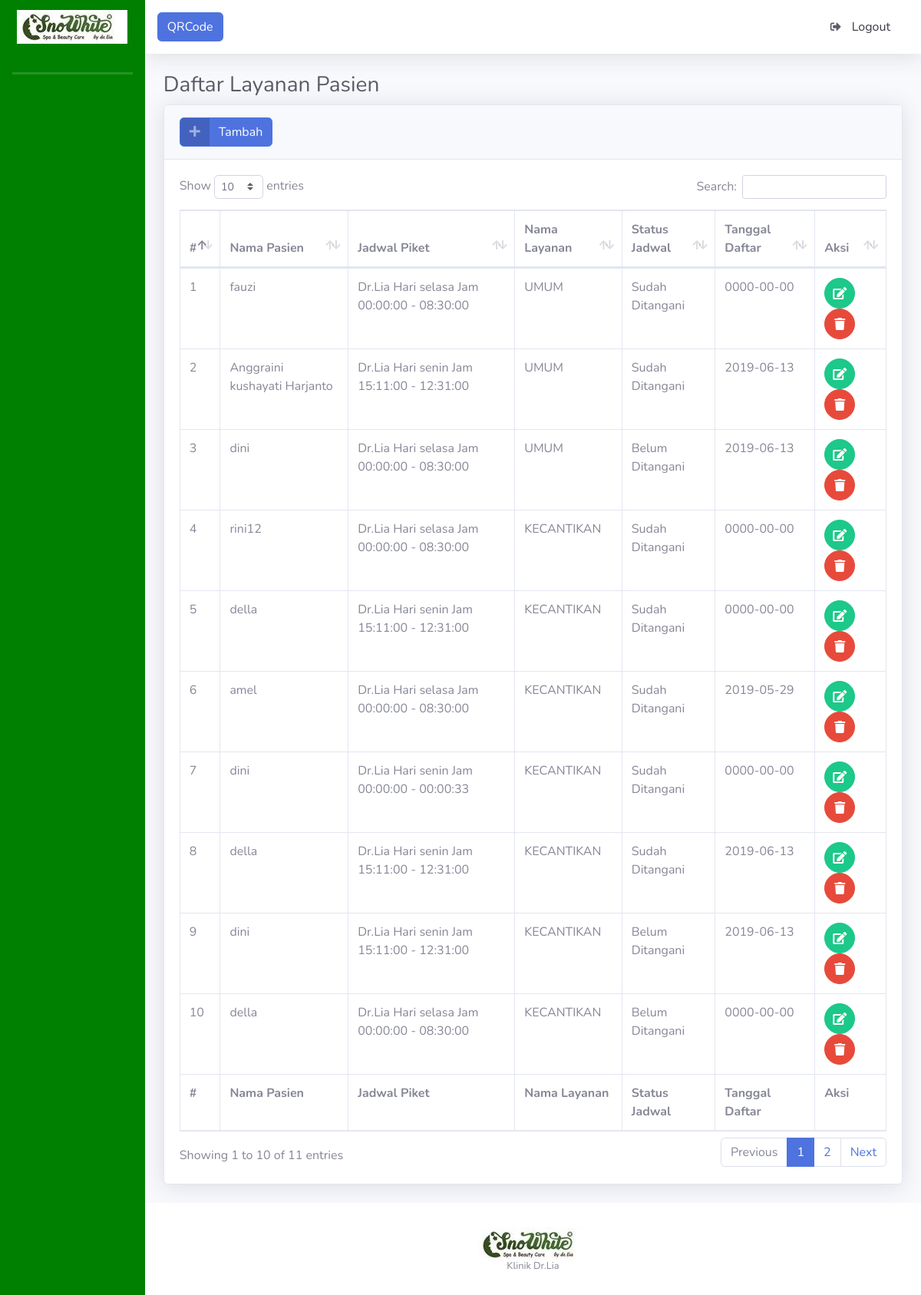
Page /index.php/jadwal on the committed database.
### tables this page shows
CREATE TABLE `tb_jadwal` (
  `id_jadwal` bigint(20) NOT NULL,
  `id_pasien` bigint(20) NOT NULL,
  `id_piket` bigint(20) NOT NULL,
  `id_layanan` bigint(20) NOT NULL,
  `status_jadwal` enum('Belum Ditangani','Sudah Ditangani') NOT NULL,
  `tanggal_daftar` date NOT NULL
);

CREATE TABLE `tb_pasien` (
  `id_pasien` bigint(20) NOT NULL,
  `nama_pasien` varchar(50) NOT NULL,
  `jenis_kelamin` enum('L','P') NOT NULL,
  `email_pasien` varchar(100) NOT NULL,
  `kontak_pasien` varchar(15) NOT NULL,
  `alamat_pasien` text NOT NULL,
  `tanggal_lahir` date NOT NULL,
  `golongan_darah` enum('A','B','O','AB') NOT NULL,
  `password_pasien` varchar(255) NOT NULL,
  `kode_verivikasi` varchar(6) NOT NULL,
  `qr_code` varchar(255) NOT NULL
);

CREATE TABLE `tb_dokter` (
  `id_dokter` bigint(20) NOT NULL,
  `nama_dokter` varchar(30) NOT NULL,
  `email_dokter` varchar(100) NOT NULL,
  `password_dokter` varchar(32) NOT NULL,
  `current_password` varchar(32) NOT NULL
);

CREATE TABLE `tb_piket` (
  `id_piket` bigint(20) NOT NULL,
  `id_dokter` bigint(20) NOT NULL,
  `hari` enum('senin','selasa','rabo','kamis','jumat') NOT NULL,
  `jam_mulai` time NOT NULL,
  `jam_selesai` time NOT NULL
);

CREATE TABLE `tb_layanan` (
  `id_layanan` bigint(20) NOT NULL,
  `nama_layanan` enum('UMUM','KECANTIKAN') NOT NULL
);

### application/controllers/Jadwal.php (called while the page is built, shortened)
<?php
class jadwal extends CI_Controller {
	public function index()
	{
		$this->db->join('tb_pasien', 'tb_pasien.id_pasien=tb_jadwal.id_pasien');
		$this->db->join('tb_piket', 'tb_piket.id_piket=tb_jadwal.id_piket');
		$this->db->join('tb_layanan', 'tb_layanan.id_layanan=tb_jadwal.id_layanan');
		$this->db->join('tb_dokter', 'tb_piket.id_dokter=tb_dokter.id_dokter');
		$data['p_semuajadwal'] = $this->db->get('tb_jadwal')->result();
		$this->load->view('jadwal/v_daftar',
			$data);
	}
}
?>

### index.php (called while the page is built, shortened)
<?php
require_once BASEPATH.'core/CodeIgniter.php';

### application/views/jadwal/v_daftar.php (the view, shortened to what this page needs)
<!DOCTYPE html>
<html lang="en">
<head>
  <link href="<?php echo base_url(); ?>tema/admin/vendor/fontawesome-free/css/all.min.css" rel="stylesheet" type="text/css">
   <link href="<?php echo base_url(); ?>tema/admin/css/sb-admin-2.min.css" rel="stylesheet">
  <link href="vendor/datatables/dataTables.bootstrap4.min.css" rel="stylesheet">
    <link href="<?php echo base_url(); ?>tema/admin/vendor/datatables/dataTables.bootstrap4.min.css" rel="stylesheet">
</head>
<body id="page-top">
  <div id="wrapper">
    <div id="content-wrapper" class="d-flex flex-column">
      <div id="content">
        <div class="container-fluid">
          <h1 class="h3 mb-2 text-gray-800 text-primary">Daftar Layanan Pasien</h1>
          <div class="card shadow mb-4">
            <div class="card-header py-3">
              <h6 class="m-0 font-weight-bold text-primary">
                <a href="<?php echo site_url('jadwal/tambah'); ?>" class="btn btn-primary btn-icon-split">
                    <span class="icon text-white-50">
                      <i class="fas fa-plus"></i>
                    </span>
                    <span class="text">Tambah</span>
                  </a>
              </h6>
            </div>
            <div class="card-body">
              <div class="table-responsive">
                <table class="table table-bordered" id="dataTable" width="100%" cellspacing="0">
                  <thead>
                    <tr>
                     <th>#</th>
                     <th>Nama Pasien</th>
                     <th>Jadwal Piket</th>
                     <th>Nama Layanan</th>
                     <th>Status Jadwal</th>
                     <th>Tanggal Daftar</th>
                     <th>Aksi</th>
                    </tr>
                  </thead>
                  <tfoot>
                    <tr>
                     <th>#</th>
                     <th>Nama Pasien</th>
                     <th>Jadwal Piket</th>
                     <th>Nama Layanan</th>
                    <th>Status Jadwal</th>
                     <th>Tanggal Daftar</th>
                      <th>Aksi</th>
                    </tr>
                  </tfoot>
                  <tbody>
                   <?php if(count($p_semuajadwal) > 0) { ?>
      <?php $no = 1; ?>
      <?php foreach ($p_semuajadwal as $data) { ?>
      <tr>
        <td><?php echo $no++; ?></td>
        <td><?php echo $data->nama_pasien; ?></td>
        <td><?php echo $data->nama_dokter; echo " Hari "; echo $data->hari; echo " Jam "; echo $data->jam_mulai; echo " - "; echo $data->jam_selesai; ?> </td>
        <td><?php echo $data->nama_layanan; ?></td>
        <td><?php echo $data->status_jadwal; ?></td>
        <td><?php echo $data->tanggal_daftar; ?></td>
        <td>
          <a href="<?php echo site_url('jadwal/edit/' . $data->id_jadwal); ?>" class="btn btn-success btn-circle">
                    <i class="fas fa-edit"></i>
                  </a>
           <a href="<?php echo site_url('jadwal/proses_hapus/' . $data->id_jadwal); ?>" class="btn btn-danger btn-circle">
                    <i class="fas fa-trash"></i>
                  </a>
        </td>
      </tr>
      <?php } ?>
      <?php } else { ?>
      <tr>
        <td colspan="4">Tidak ada jadwal</td>
      </tr>
      <?php } ?>
                  </tbody>
                </table>
              </div>
            </div>
          </div>
        </div>
      </div>

### rows in the picture
tb_jadwal: id_pasien.nama_pasien "fauzi", tb_dokter.nama_dokter "Dr.Lia", id_piket.hari "selasa", id_piket.jam_mulai "00:00:00", id_piket.jam_selesai "08:30:00", id_layanan.nama_layanan "UMUM", status_jadwal "Sudah Ditangani", tanggal_daftar "0000-00-00"
tb_jadwal: id_pasien.nama_pasien "Anggraini kushayati Harjanto", tb_dokter.nama_dokter "Dr.Lia", id_piket.hari "senin", id_piket.jam_mulai "15:11:00", id_piket.jam_selesai "12:31:00", id_layanan.nama_layanan "UMUM", status_jadwal "Sudah Ditangani", tanggal_daftar "2019-06-13"
tb_jadwal: id_pasien.nama_pasien "dini", tb_dokter.nama_dokter "Dr.Lia", id_piket.hari "selasa", id_piket.jam_mulai "00:00:00", id_piket.jam_selesai "08:30:00", id_layanan.nama_layanan "UMUM", status_jadwal "Belum Ditangani", tanggal_daftar "2019-06-13"
tb_jadwal: id_pasien.nama_pasien "rini12", tb_dokter.nama_dokter "Dr.Lia", id_piket.hari "selasa", id_piket.jam_mulai "00:00:00", id_piket.jam_selesai "08:30:00", id_layanan.nama_layanan "KECANTIKAN", status_jadwal "Sudah Ditangani", tanggal_daftar "0000-00-00"
tb_jadwal: id_pasien.nama_pasien "della", tb_dokter.nama_dokter "Dr.Lia", id_piket.hari "senin", id_piket.jam_mulai "15:11:00", id_piket.jam_selesai "12:31:00", id_layanan.nama_layanan "KECANTIKAN", status_jadwal "Sudah Ditangani", tanggal_daftar "0000-00-00"
tb_jadwal: id_pasien.nama_pasien "amel", tb_dokter.nama_dokter "Dr.Lia", id_piket.hari "selasa", id_piket.jam_mulai "00:00:00", id_piket.jam_selesai "08:30:00", id_layanan.nama_layanan "KECANTIKAN", status_jadwal "Sudah Ditangani", tanggal_daftar "2019-05-29"
tb_jadwal: id_pasien.nama_pasien "dini", tb_dokter.nama_dokter "Dr.Lia", id_piket.hari "senin", id_piket.jam_mulai "00:00:00", id_piket.jam_selesai "00:00:33", id_layanan.nama_layanan "KECANTIKAN", status_jadwal "Sudah Ditangani", tanggal_daftar "0000-00-00"
tb_jadwal: id_pasien.nama_pasien "della", tb_dokter.nama_dokter "Dr.Lia", id_piket.hari "senin", id_piket.jam_mulai "15:11:00", id_piket.jam_selesai "12:31:00", id_layanan.nama_layanan "KECANTIKAN", status_jadwal "Sudah Ditangani", tanggal_daftar "2019-06-13"
tb_jadwal: id_pasien.nama_pasien "dini", tb_dokter.nama_dokter "Dr.Lia", id_piket.hari "senin", id_piket.jam_mulai "15:11:00", id_piket.jam_selesai "12:31:00", id_layanan.nama_layanan "KECANTIKAN", status_jadwal "Belum Ditangani", tanggal_daftar "2019-06-13"
tb_jadwal: id_pasien.nama_pasien "della", tb_dokter.nama_dokter "Dr.Lia", id_piket.hari "selasa", id_piket.jam_mulai "00:00:00", id_piket.jam_selesai "08:30:00", id_layanan.nama_layanan "KECANTIKAN", status_jadwal "Belum Ditangani", tanggal_daftar "0000-00-00"
